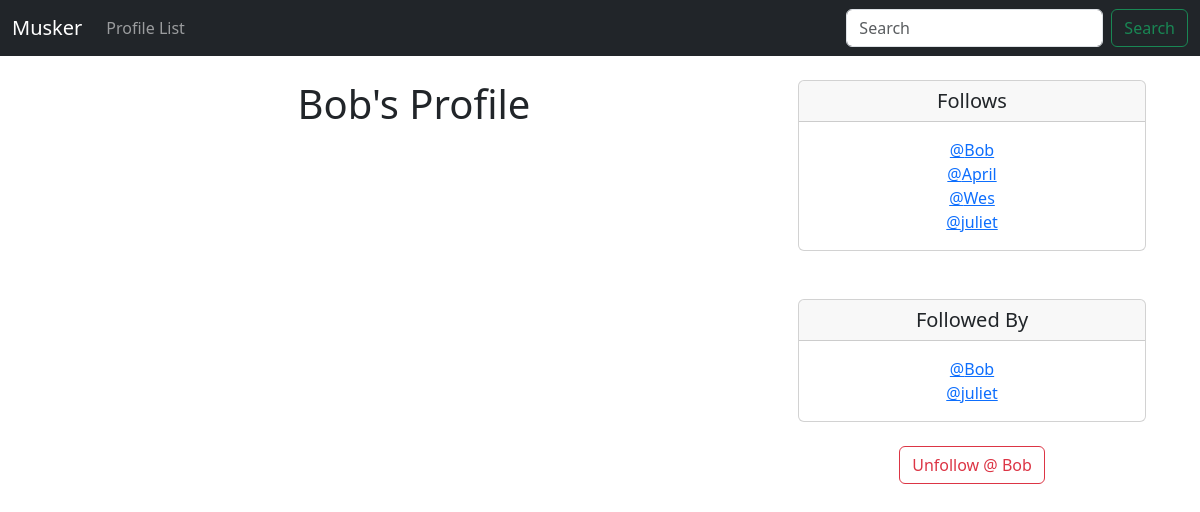
/profile/2 (signed in), run on an earlier commit of the app's database.
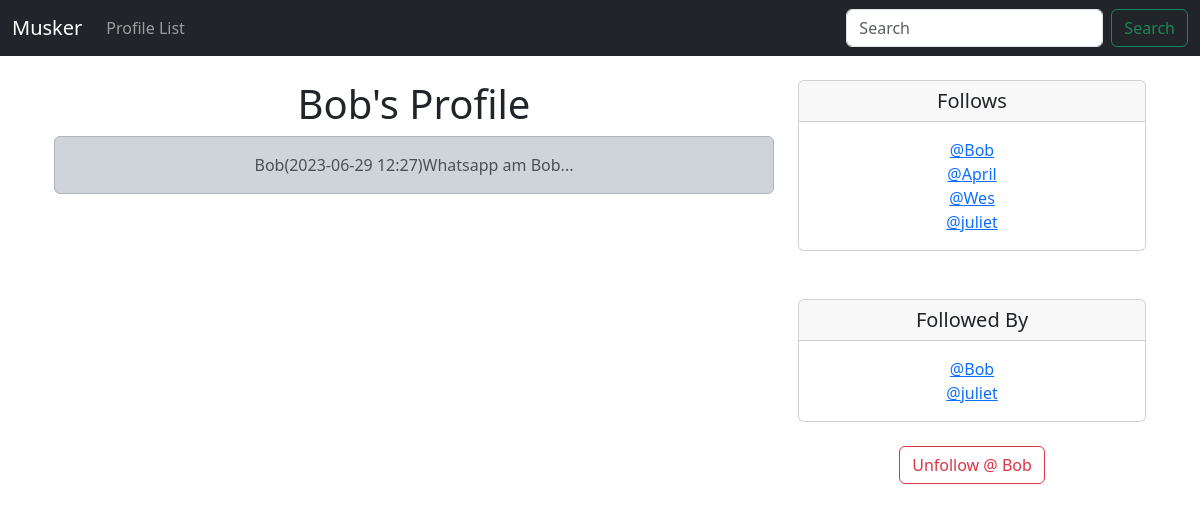
And on a later commit of the database.
### musker/models.py (models this page shows)
class Profile(models.Model):
    user = models.OneToOneField(User, on_delete=models.CASCADE)
    follows = models.ManyToManyField("self",
        related_name="followed_by",
        symmetrical=False,
        blank=True)
    date_modified = models.DateTimeField(User, auto_now=True)
    def __str__(self):
        return self.user.username

class Tweep(models.Model):
    user = models.ForeignKey(
        User, related_name="tweeps",
        on_delete=models.DO_NOTHING
    )
    body = models.CharField(max_length=200)
    created_at = models.DateTimeField(auto_now_add=True)
    def __str__(self):
        return (
            f"{self.user}"
            f"({self.created_at:%Y-%m-%d %H:%M})"
            f"{self.body}..."
        )

### musker/views.py (the view, shortened to what this page needs)
# urls.py: path('profile/<int:pk>', views.profile , name='profile'),
def profile(request, pk):
    if request.user.is_authenticated:
        profile = Profile.objects.get(user_id=pk)
        tweeps =Tweep.objects.filter(user_id=pk).order_by("-created_at")
        return render(request, "profile.html", {"profile":profile, "tweeps":tweeps})
    else:
        messages.success(request, 'You must be logged in to view this page..')
        return render(request ,'home.html')

### musker/templates/profile.html (shortened to what this page needs)
{%extends 'base.html' %}
{% block content %}
{% if profile %}
    <div class="container text-center">
        <div class="row">
            <div class="col-8">
                <h1>{{profile.user.username }}'s Profile</h1>
                {% if tweeps %}
                  {% for tweep in tweeps %}
                    <div class="alert alert-dark" role="alert">
                        {{ tweep }}
                    </div>
                    <br><br>
                  {% endfor %}
                {% endif %}
              </div>
            <div class="col-4">
                <div class="card">
                    <h5 class="card-header">Follows</h5>
                    <div class="card-body">
                      <p class="card-text">
                        {% for following in profile.follows.all %}
                        <a href="{%url 'profile' following.user.id %}">
                            @{{ following }} </a> <br>
                        {% endfor %}
                      </p>
                    </div>
                  </div>
                  <br><br>
                  <div class="card">
                    <h5 class="card-header">Followed By</h5>
                    <div class="card-body">
                      <p class="card-text">
                        {% for following in profile.followed_by.all %}
                        <a href="{%url 'profile' following.user.id %}">
                            @{{ following }} </a> <br>
                        {% endfor %}
                      </p>
                    </div>
                  </div>
                  <br>
                  <form action="" method="post">
                    {% if profile in user.profile.follows.all %}
                        <button class="btn btn-outline-danger" name="follow" value="unfollow" type="submit">
                            Unfollow @ {{ profile.user }}
                        </button>
                    {% else %}
                        <button class="btn btn-outline-success" name="follow" value="follow" type="submit">
                          Follow @ {{ profile.user }}
                        </button>
                    {% endif %}
                  </form>
            </div>
        </div>
    </div>
{% endif %}
{% endblock %}

What changed in the data, as far as the page shows it:
added Tweep: user+created_at+body "Bob(2023-06-29 12:27)Whatsapp am Bob..."
